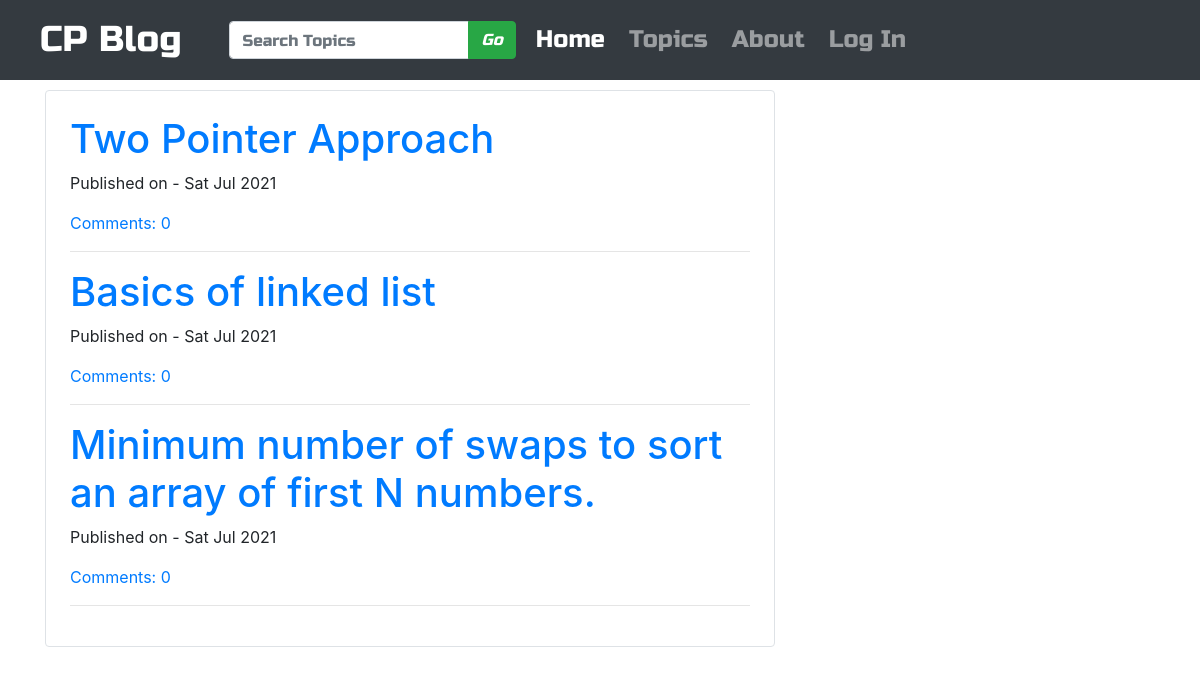
The app's page /search/ with its own data.
### blog/models.py (models this page shows, shortened)
class Post(models.Model):
    author = models.ForeignKey('auth.User', on_delete=models.CASCADE)
    title = models.CharField(max_length=200)
    text = models.TextField()
    created_date = models.DateTimeField(default=timezone.now)
    published_date = models.DateTimeField(blank=True, null=True)
    tags = models.CharField(max_length=200, default="CP DSA")
    def approve_comments(self):
        return self.comments.filter(approved_comments=True)

### blog/views.py (the view)
# urls.py: path('search/', views.search, name='search'),
def search(request):
    category = ''
    if 'category' in request.GET:
        category = request.GET['category']
    posts = Post.objects.filter(tags__icontains=category, published_date__lte=timezone.now()).order_by('-published_date')
    return render(request, 'blog/search.html', {'posts': posts})

### blog/templates/blog/search.html
{% extends 'blog/base.html' %}
{% block body_block %}
  <div class="centerstage border rounded p-4">
    {% if posts %}
    {% for post in posts %}
    <div class="post">
      <h1><a href="{% url 'post_detail' pk=post.pk %}">{{ post.title }}</a></h1>
      <div class="date">
        <p>Published on - {{post.published_date|date:"D M Y"}}</p>
      </div>
      <a href="{% url 'post_detail' pk=post.pk %}">Comments: {{post.approve_comments.count}}</a>
      <hr>
    </div>
    {% endfor %}
    {% else %}
    <p>Currently no Posts available on this topic. We will add soon. Sorry for Inconvenience.</p>
    {% endif %}
  </div>
{% endblock %}

### blog/static/css/blog.css (style rules this page uses)
.centerstage { margin: 0 auto; }

### records on screen
Post: title "Two Pointer Approach", published_date "Sat Jul 2021", approve_comments.count "0"
Post: title "Basics of linked list", published_date "Sat Jul 2021", approve_comments.count "0"
Post: title "Minimum number of swaps to sort an array of first N numbers.", published_date "Sat Jul 2021", approve_comments.count "0"
